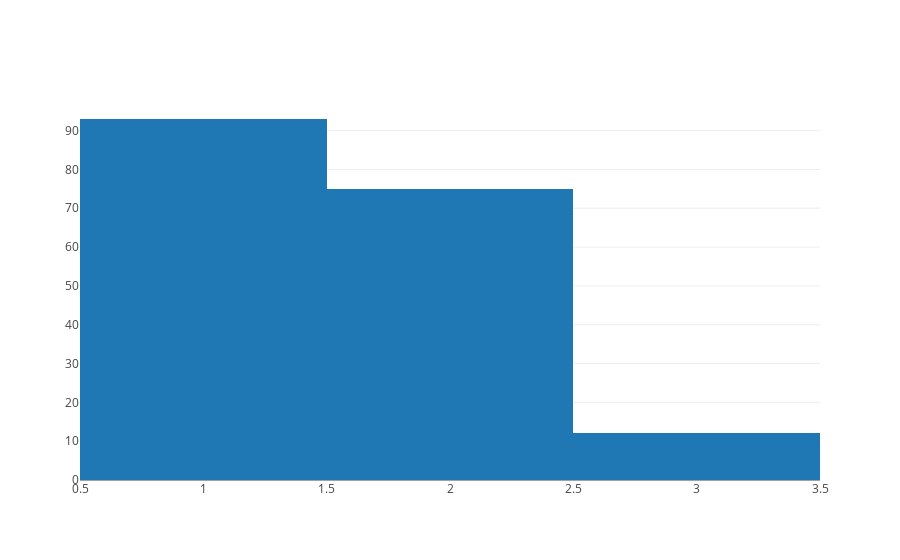

This figure's notebook cell:
### Code cell
name = 'slope_of_peak_exercise_st_segment'
x = df[name]

data = [
    go.Histogram(
        x=x,
        name=name)
]

iplot(data)

### Figure 1 — Plotly figure (JSON) as saved in the notebook; plotly's stock layout.template omitted (floating-point values rounded to 4 significant figures; data arrays with more than 128 entries replaced by an {"elided": "..."} marker saying what was removed)
{"data": [{"name": "slope_of_peak_exercise_st_segment", "type": "histogram", "x": {"elided": "180 int values"}}], "layout": {}}
